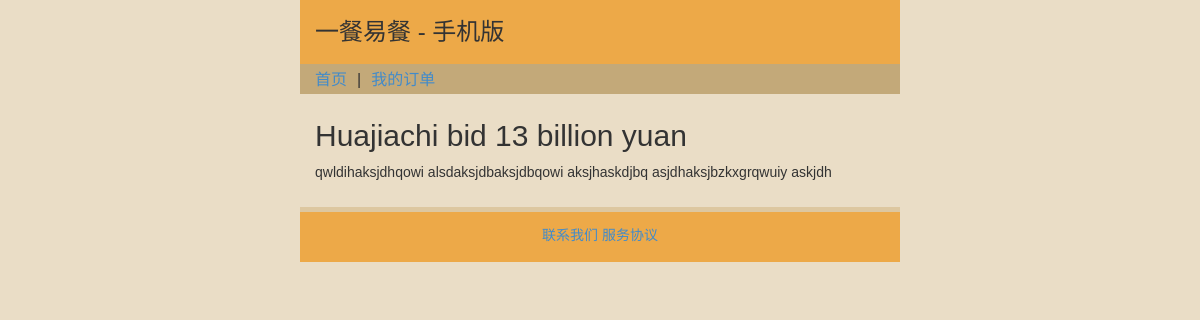
Page /index.php/news/bid on the committed database.
### tables this page shows
CREATE TABLE news(
	id int(11) NOT NULL AUTO_INCREMENT,
	title varchar(128) NOT NULL,
	slug varchar(128) NOT NULL,
	text text NOT NULL,
	PRIMARY KEY (id),
	KEY slug (slug)
);

### application/controllers/news.php (called while the page is built, shortened)
<?php
class News extends CI_Controller {
	public function __construct(){
		$this->load->model('news_model');
	}
	public function view($slug){
		$data['news_item'] = $this->news_model->get_news($slug);
		$data['title'] = $data['news_item']['title'];
		$this->load->view('templates/header', $data);
		$this->load->view('news/view', $data);
		$this->load->view('templates/footer');
	}
}
?>

### index.php (called while the page is built, shortened)
<?php
require_once BASEPATH.'core/CodeIgniter.php';

### application/models/news_model.php (called while the page is built, shortened)
<?php
class News_model extends CI_Model {
	public function get_news($slug = FALSE){
		$query = $this->db->get_where('news', array('slug'=>$slug));
		return $query->row_array();
	}
}
?>

### application/views/news/view.php (the view)
<?php
echo '<h2>'.$news_item['title'].'</h2>';
echo '<p>'.$news_item['text'].'</p>';
?>

### css/main.css (style rules this page uses)
body { font-family: "微软雅黑", sans-serif; background-color: #EADDC6; }
h1,h2,h3,h4,h5,h6 { font-family: "微软雅黑", sans-serif; }

### rows in the picture
news: title "Huajiachi bid 13 billion yuan", text "qwldihaksjdhqowi alsdaksjdbaksjdbqowi aksjhaskdjbq asjdhaksjbzkxgrqwuiy askjdh"
